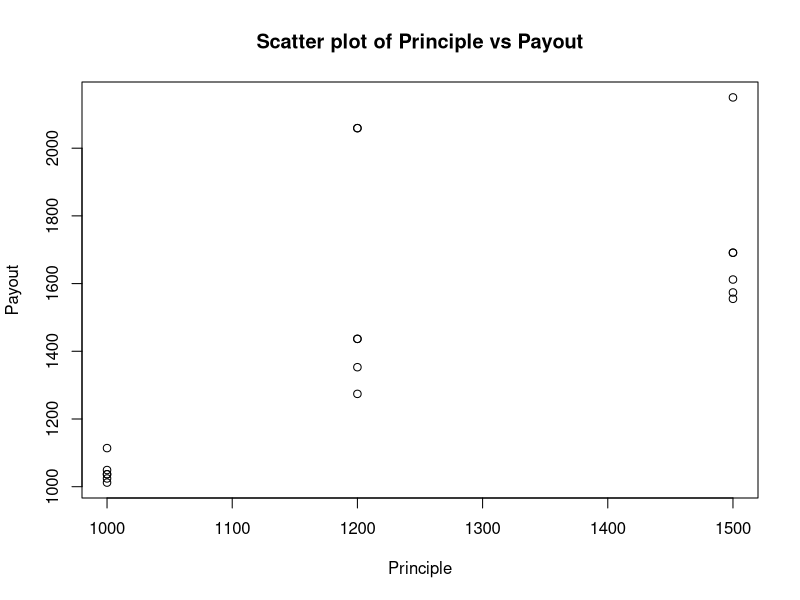
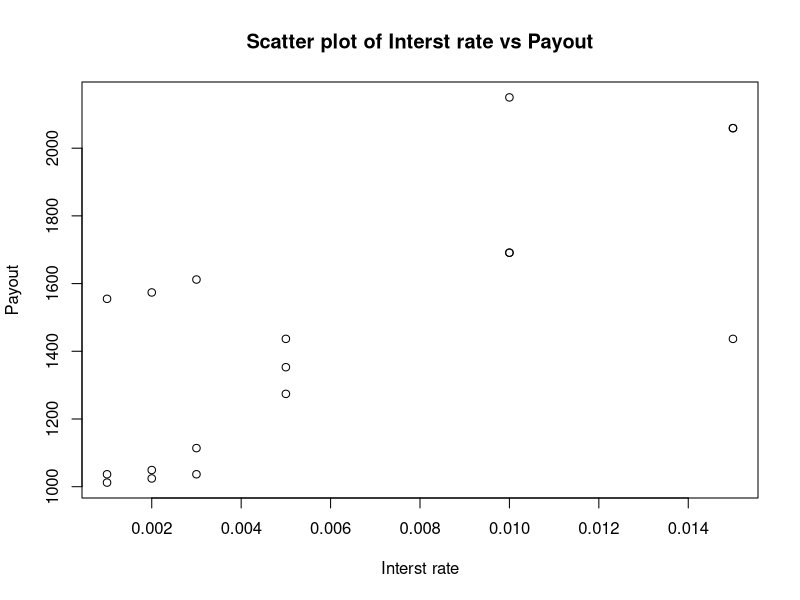
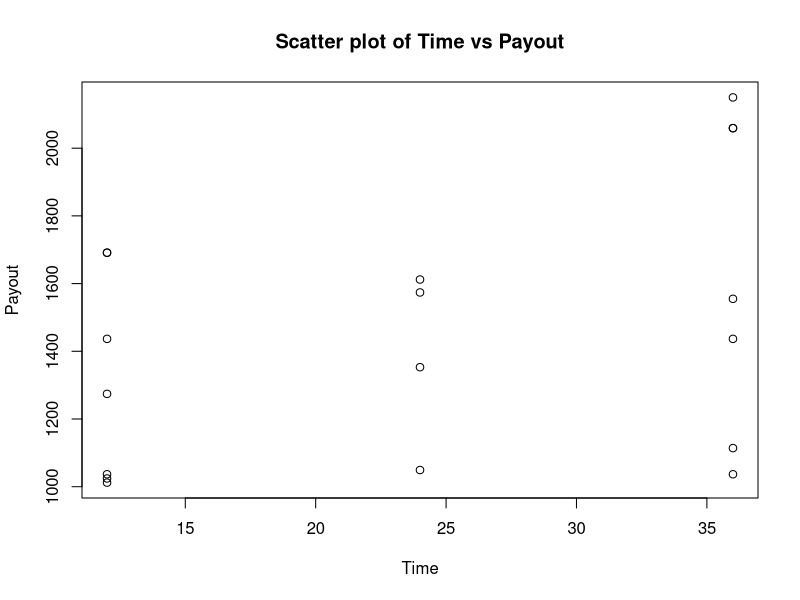
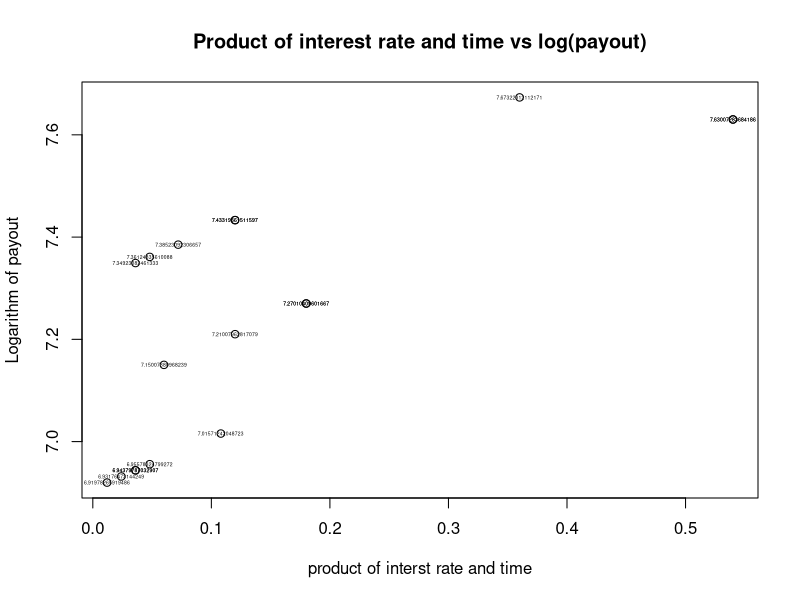
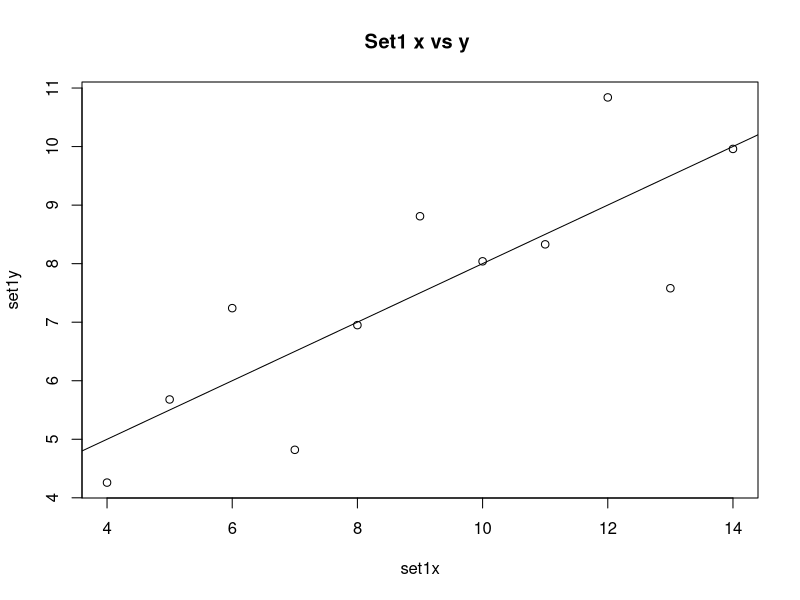
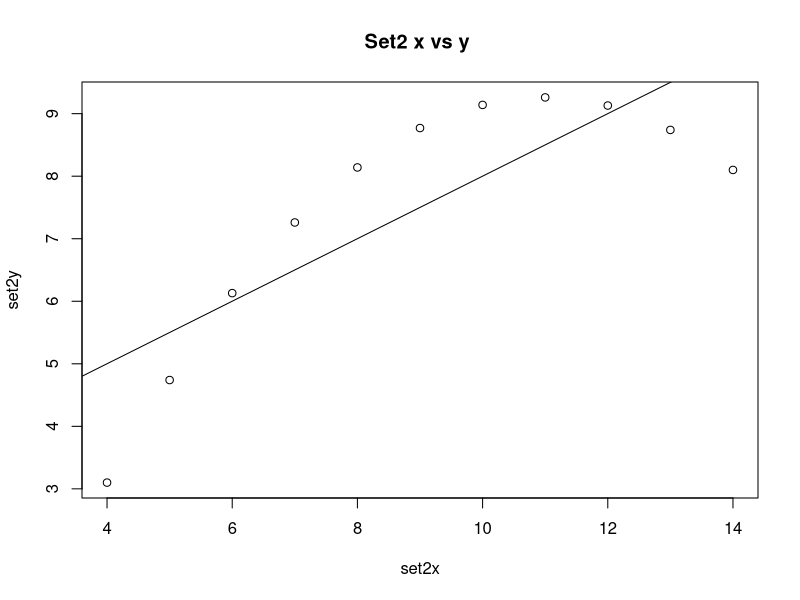
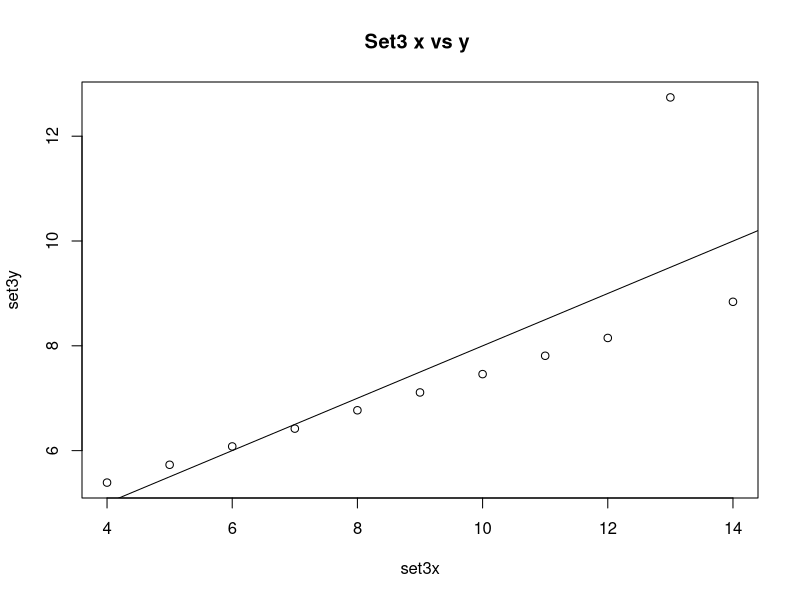
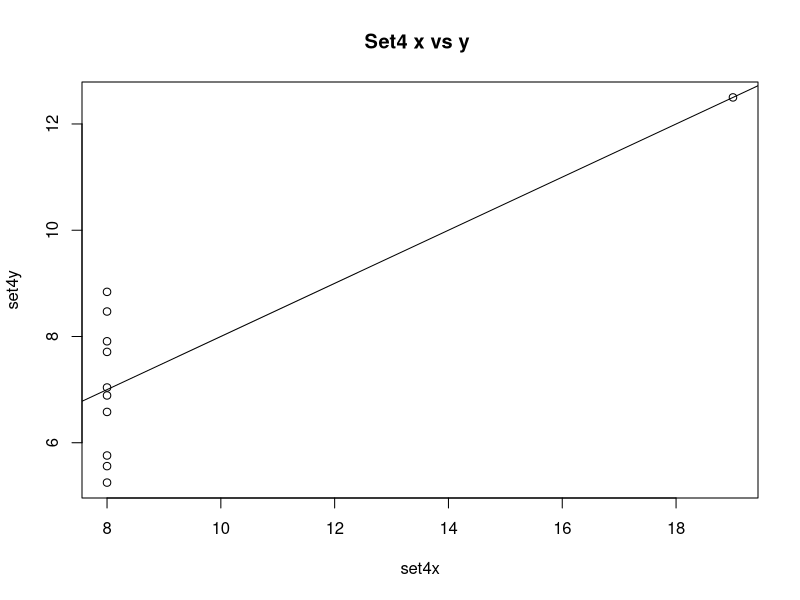

R code for these plots, in order:
## ---- chunk 1
knitr::opts_chunk$set(echo = TRUE)
## ---- chunk 2
#get the data into the R
payout<-read.table("payout.txt",header = T)
#first we plot the scatter plots of the payout with explanatory variables.
plot(payout$Prin,payout$Payout,xlab = "Principle",ylab = "Payout",main="Scatter plot of Principle vs Payout")
## ---- chunk 3
plot(payout$Int,payout$Payout,xlab = "Interst rate",ylab = "Payout",main="Scatter plot of Interst rate vs Payout")
## ---- chunk 4
plot(payout$Time,payout$Payout,xlab = "Time",ylab = "Payout",main="Scatter plot of Time vs Payout")
## ---- chunk 5
#As for the logarithm of payout against the product of the interest rate and maturity
plot(payout$Int*payout$Time,log(payout$Payout),xlab = "product of interst rate and time",ylab = "Logarithm of payout", main = "Product of interest rate and time vs log(payout)", text(payout$Int*payout$Time,log(payout$Payout),log(payout$Payout),cex = 0.3,offset = 8))
## ---- chunk 6
anscombe<-read.table("anscombe.txt",header = T)
#plot the 1x 1y
plot(anscombe$Set1x,anscombe$Set1y,xlab = "set1x",ylab = "set1y",main = "Set1 x vs y ")
#get the linear model of set 1
set1_lm<-lm(anscombe$Set1y~anscombe$Set1x)
abline(set1_lm)
## ---- chunk 7
#summary the model
summary(set1_lm)
## ---- chunk 8
#anova of the model
anova(set1_lm)
## ---- chunk 9
#correlation
cor(anscombe$Set1x,anscombe$Set1y)
#r square 
cor(anscombe$Set1x,anscombe$Set1y)^2
## ---- chunk 10
#plot the 1x 1y
plot(anscombe$Set2x,anscombe$Set2y,xlab = "set2x",ylab = "set2y",main = "Set2 x vs y ")
#get the linear model of set 1
set2_lm<-lm(anscombe$Set2y~anscombe$Set2x)
abline(set2_lm)

#summary the model
summary(set2_lm)
#anova of the model
anova(set2_lm)

#correlation
cor(anscombe$Set2x,anscombe$Set2y)
#r square 
cor(anscombe$Set2x,anscombe$Set2y)^2
## ---- chunk 11
#plot the 1x 1y
plot(anscombe$Set3x,anscombe$Set3y,xlab = "set3x",ylab = "set3y",main = "Set3 x vs y ")
#get the linear model of set 1
set3_lm<-lm(anscombe$Set3y~anscombe$Set3x)
abline(set3_lm)

#summary the model
summary(set3_lm)
#anova of the model
anova(set3_lm)

#correlation
cor(anscombe$Set3x,anscombe$Set3y)
#r square 
cor(anscombe$Set3x,anscombe$Set3y)^2
## ---- chunk 12
#plot the 1x 1y
plot(anscombe$Set4x,anscombe$Set4y,xlab = "set4x",ylab = "set4y",main = "Set4 x vs y ")
#get the linear model of set 4
set4_lm<-lm(anscombe$Set4y~anscombe$Set4x)
abline(set4_lm)

#summary the model
summary(set4_lm)
#anova of the model
anova(set4_lm)

#correlation
cor(anscombe$Set4x,anscombe$Set4y)
#r square 
cor(anscombe$Set4x,anscombe$Set4y)^2
## ---- chunk 13
#As there is no data provide from course space, I create a csv file.
cars<- read.csv("Cars.csv", header = T)
cars

## ---- chunk 14
plot(cars$Average_number_of_Sales_People_on_duty,cars$Number_of_Cars_Sold,xlab = "Average_number_of_Sales_People_on_duty",ylab = "Number_of_Cars_Sold",main = "Scatter plot of the Car Sales")
## ---- chunk 15
y<-cars$Number_of_Cars_Sold
x<-cars$Average_number_of_Sales_People_on_duty
cars_lm<-lm(y~x)
summary(cars_lm)
## ---- chunk 16
plot(cars$Average_number_of_Sales_People_on_duty,cars$Number_of_Cars_Sold,xlab = "Average_number_of_Sales_People_on_duty",ylab = "Number_of_Cars_Sold",main = "Scatter plot of the Car Sales")
abline(cars_lm)
## ---- chunk 17
predict(cars_lm, newdata = data.frame(x=5))
## ---- chunk 18
cars_lm$fitted.values
cars_lm$residuals
plot(cars_lm$fitted.values,cars_lm$residuals,xlab = "Fitted Values", ylab = "Residuals",main = "Residuals VS fitted Values")
## ---- chunk 19
anova(cars_lm)
## ---- chunk 20
confint(cars_lm)
